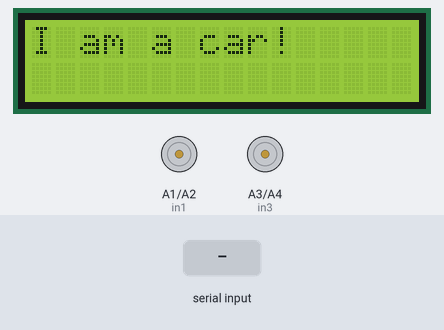
Bench run of a sketch on a simulated Arduino Uno, built with avr-gcc and run on an emulated ATmega328P. Parts: 16×2 character LCD, motor-driver pin pairs drawn as motors (green arrow = first pin HIGH = forward, orange = second pin HIGH = backward, longer = more drive, scaled by the enable pin). The test bench sets the inputs (shaded band).

Above: at 2.2 s.
2.3 s: "1" received over Serial
At 2.8 s:
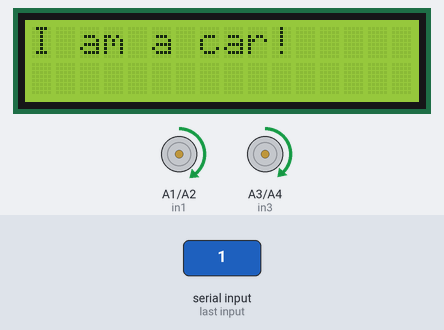
4.5 s: "4" received over Serial
At 5.0 s:
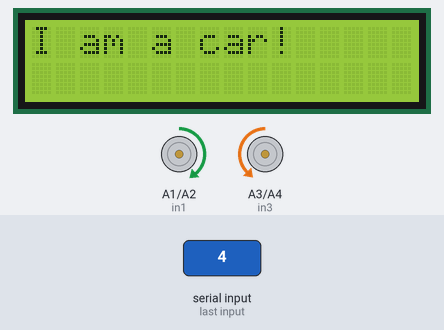
6.7 s: "3" received over Serial
At 7.2 s:
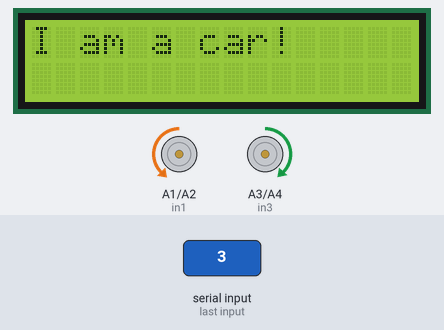
8.9 s: "2" received over Serial
At 9.2 s:
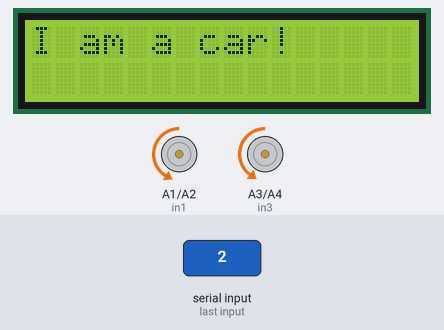
Timing chart, 0 to 11.9 s (numbered marks = the images above; inputs shaded):
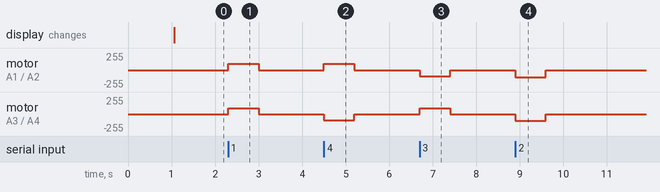

The sketch:

RemoteControl.ino
```cpp
#include<LiquidCrystal.h>

//initialize the pins for my reference
//int rs=8, en=9, d4=4,d5=5,d6=6, d7=7;
//initialize the pins with the lcd library
LiquidCrystal lcd(8,9,4,5,6,7);


//initilaizing the motor A
int enA = 3;
int in1 = A1;
int in2 = A2;
//initializing motor B
int enB = 11;
int in3 = A3;
int in4 = A4;


void setup(){

  pinMode(enA, OUTPUT);
  pinMode(enB, OUTPUT);
  pinMode(in1, OUTPUT);
  pinMode(in2, OUTPUT);
  pinMode(in3, OUTPUT);
  pinMode(in4, OUTPUT);


 //turn off all motors at initial state
  digitalWrite(in1, LOW);
  digitalWrite(in2, LOW);
  digitalWrite(in3, LOW);
  digitalWrite(in4, LOW);


  //setting up lcd
  lcd.begin(16,2);
  lcd.setCursor(0,0);
  lcd.print("Hi I am Jeff");
  delay (1000);
  lcd.clear();
  lcd.setCursor(0,0);
  lcd.print("I am a car!");
  Serial.begin(9600);

}


void loop(){
int Incoming_value = 0;
  if(Serial.available() > 0){
    Incoming_value = Serial.read();
    switch(Incoming_value){
      case 49:
        straight();
        delay(700);
        notmove();
        break;
      case 52:
        left();
        delay(700);
        notmove();
        break;
      case 0:
        notmove();
        break;
      case 51:
        right();
        delay(700);
        notmove();
        break;
      case 50:
        reverse();
        delay(700);
        notmove();
        break;}
        }
    }


void straight(){


    digitalWrite(in1,HIGH);
    digitalWrite(in2,LOW);
    digitalWrite(in3,HIGH);
    digitalWrite(in4,LOW);
    analogWrite (enA, 95);
    analogWrite (enB, 90);

}


void reverse(){

    digitalWrite(in1,LOW);
    digitalWrite(in2,HIGH);
    digitalWrite(in3,LOW);
    digitalWrite(in4,HIGH);
    analogWrite (enA, 105);
    analogWrite (enB, 100);
}

void notmove(){
      //Stop both Motors
    digitalWrite(in1,LOW);
    digitalWrite(in2,LOW);
    digitalWrite(in3,LOW);
    digitalWrite(in4,LOW);
    analogWrite (enA, 0);
    analogWrite (enB, 0);
}

void right(){
  //set to 0
  analogWrite(enA, 91);
  analogWrite(enB, 90);
  //set motor A
  digitalWrite(in1,LOW);
  digitalWrite(in2,HIGH);
  //set motor B
  digitalWrite(in3,HIGH);
  digitalWrite(in4,LOW);
}

void left(){
  analogWrite(enA, 90);
  analogWrite(enB, 91);
  //set motor A
  digitalWrite(in1,HIGH);
  digitalWrite(in2,LOW);
  //set motor B
  digitalWrite(in3, LOW);
  digitalWrite(in4,HIGH);
}
```

Measured:
- after the input at 2.3 s, motor on A1 (in1) / A2 (in2): stopped → forward 95/255 at once, → stopped 0.70 s later; motor on A3 (in3) / A4 (in4): stopped → forward 90/255 at once, → stopped 0.70 s later
- after the input at 4.5 s, motor on A1 (in1) / A2 (in2): stopped → forward 95/255 at once, → stopped 0.70 s later; motor on A3 (in3) / A4 (in4): stopped → backward 91/255 at once, → stopped 0.70 s later
- after the input at 6.7 s, motor on A1 (in1) / A2 (in2): stopped → backward 91/255 at once, → stopped 0.70 s later; motor on A3 (in3) / A4 (in4): stopped → forward 90/255 at once, → stopped 0.70 s later
- after the input at 8.9 s, motor on A1 (in1) / A2 (in2): stopped → backward 105/255 at once, → stopped 0.70 s later; motor on A3 (in3) / A4 (in4): stopped → backward 100/255 at once, → stopped 0.70 s later
